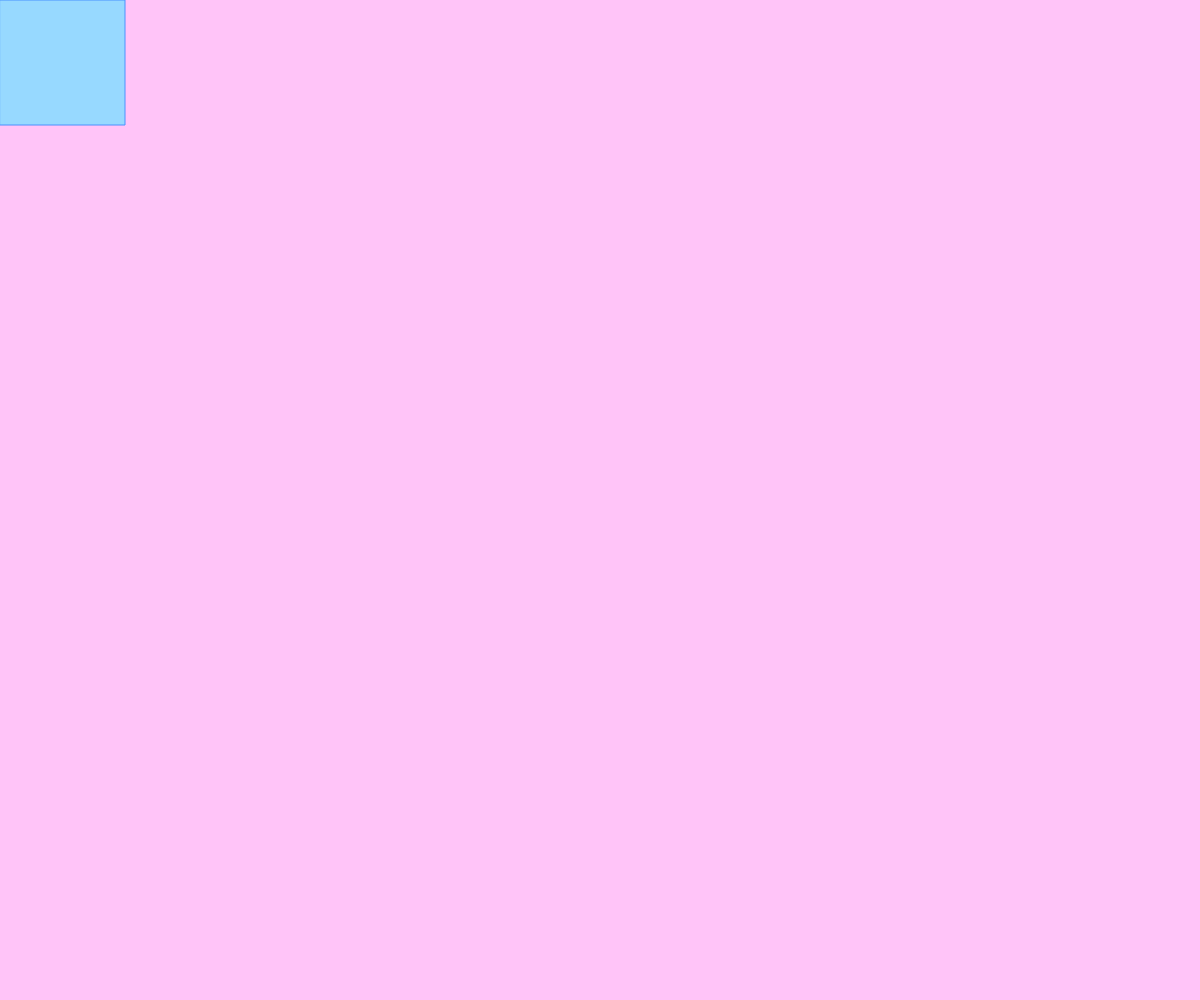
Frame 1 (no input)
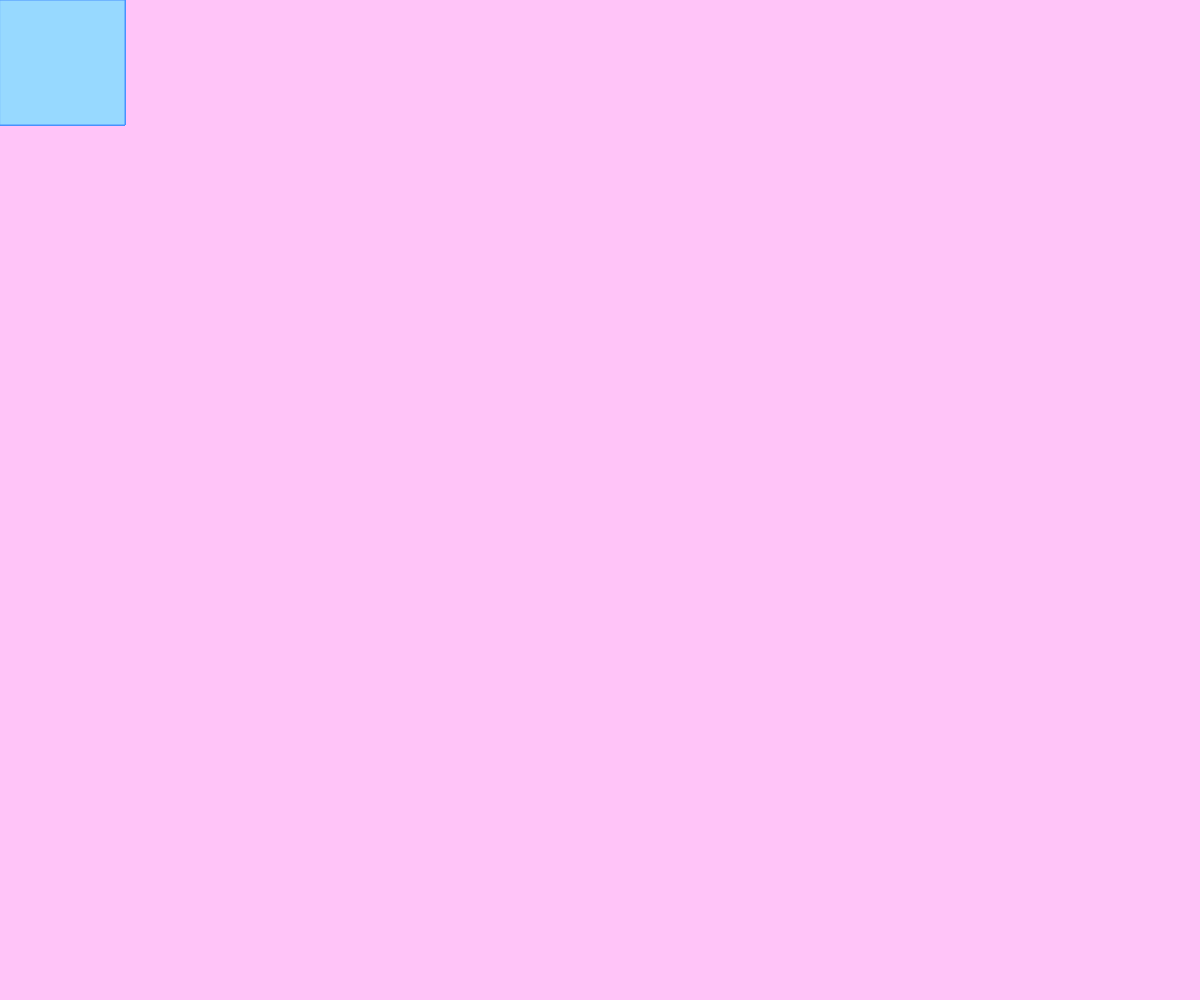
Frame 60 (no input)
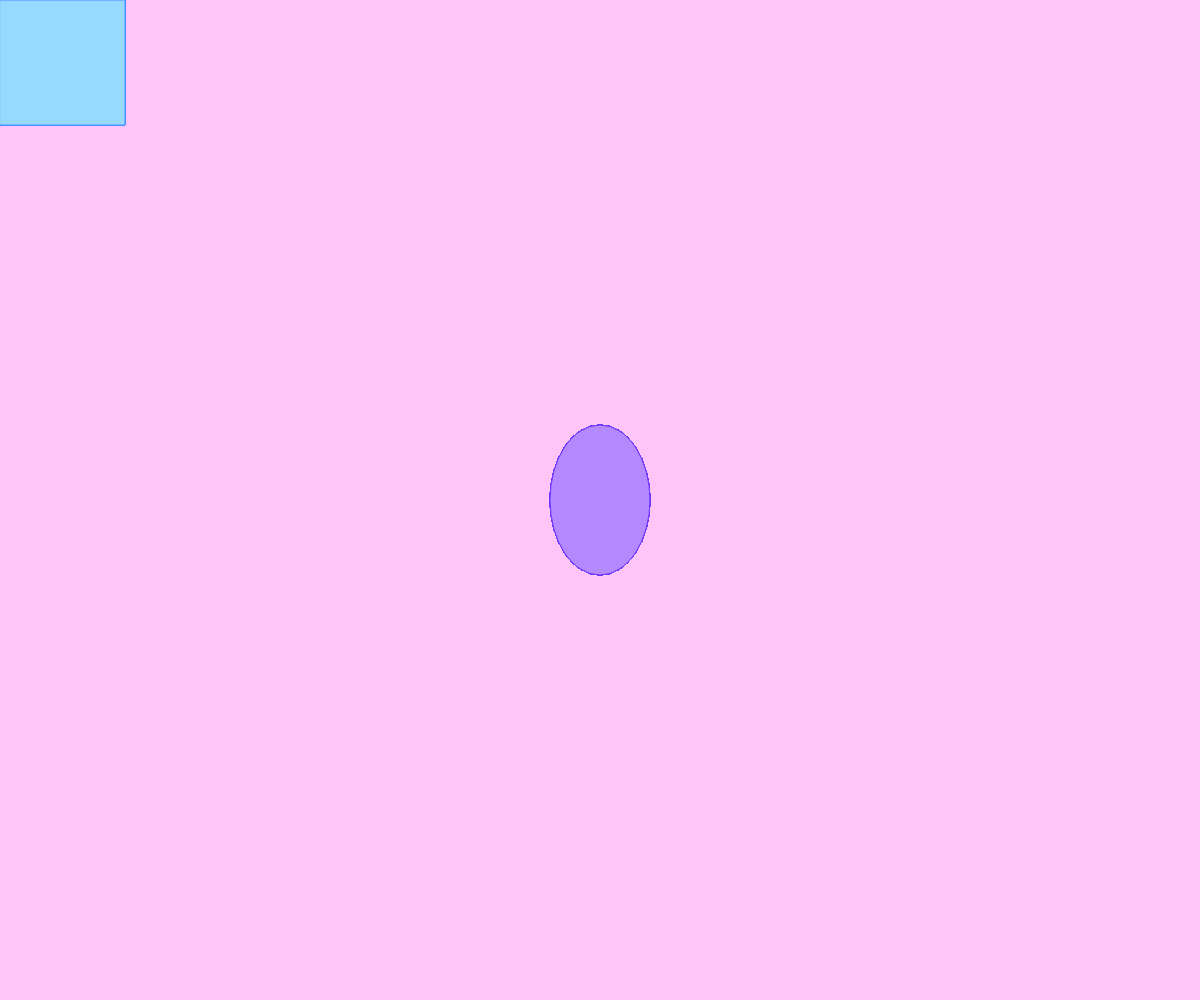
Frame 120 (the mouse pressed at the canvas centre since frame 60)

The p5.js sketch that drew these frames (run headless with seeded random() and noise() and a simulated clock; from frame 60 on, the mouse is pressed at the canvas centre):

// p5.js sketch
// ── sketch.js
function setup() {
  // put setup code here
  var width = 700;
  var height = 750;
  createCanvas(windowWidth, windowHeight);
  background('#FFC4F8');
}

function draw() {
  // put drawing code here

  if(mouseIsPressed === true){
  fill('#B488FF');
  stroke('#6B36FF');
  ellipse(mouseX, mouseY, 100, 150);
  }
  else{
    fill('#97D9FF');
    stroke('#4992FF');
    square(mouseX, mouseY, 125);
    }

}
